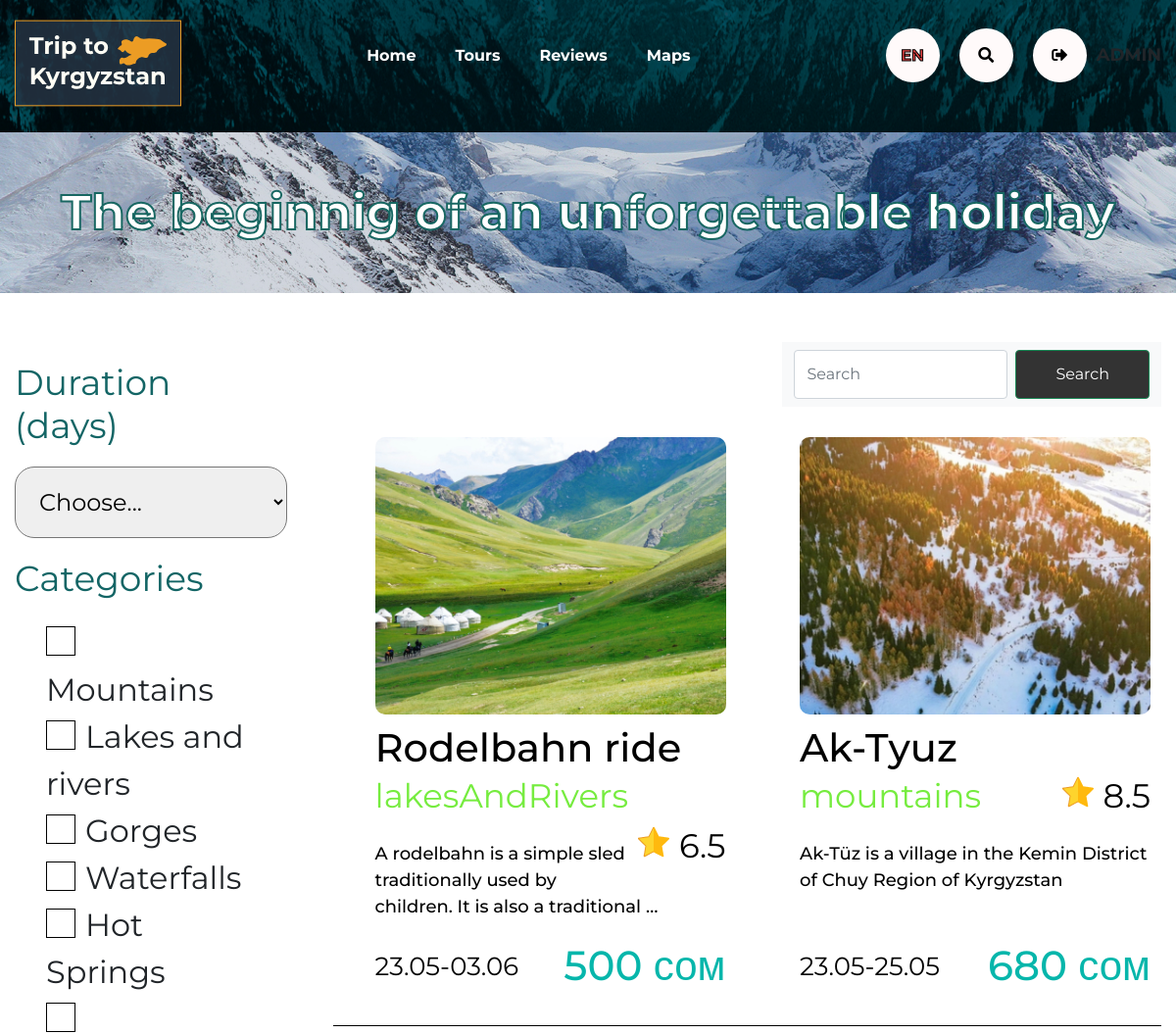
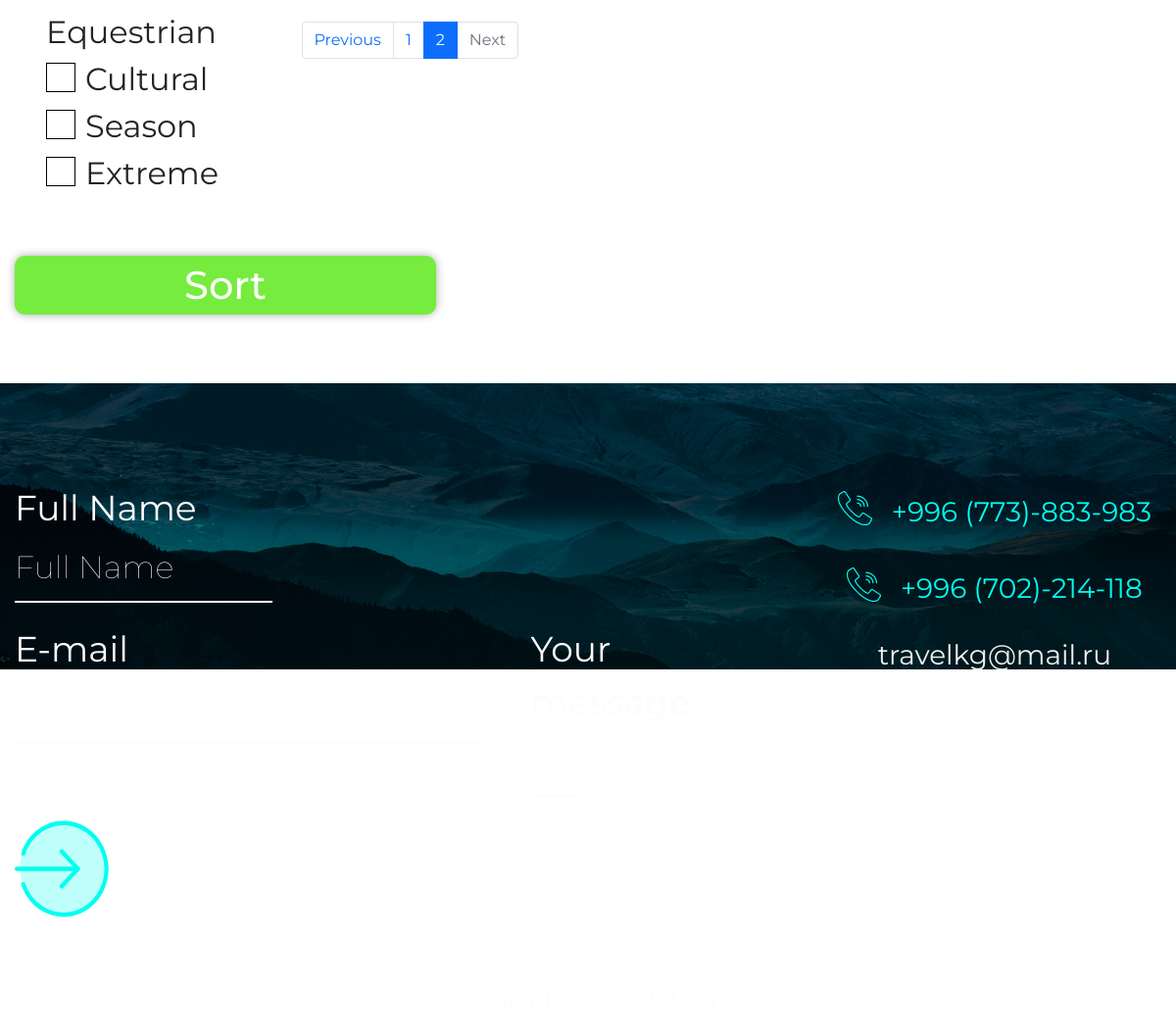
The page /tours/?page=2 (signed in) on the database its author committed (2 pictures, top to bottom).
### blog/models.py (models this page shows, shortened)
class Tours(models.Model):
    title = models.CharField(max_length=40)
    body = models.TextField()
    price = models.PositiveSmallIntegerField()
    date1 = models.DateField(verbose_name='Start day', null=True, blank=True)
    date2 = models.DateField(verbose_name='End day', null=True, blank=True)
    category = models.CharField(max_length=16, choices=CATEGORY_CHOICE)
    point = models.FloatField(validators=[MinValueValidator(point_min), MaxValueValidator(point_max)])
    img = models.ImageField(upload_to='uploads/', verbose_name='image')
    date_pub = models.DateTimeField(auto_now_add=True, null=True, blank=True)
    class Meta:
        verbose_name = 'Tour'
        verbose_name_plural = 'Tours'
        ordering = ['-date_pub']

### blog/views.py (the view)
# urls.py: path('tours/', views.tours_list, name='tours_list'),
def tours_list(request):
    search_query = request.GET.get('search', '')
    if search_query:
        tours = Tours.objects.filter(Q(title__icontains=search_query) | Q(body__icontains=search_query))
    else:
        tours = Tours.objects.all()
    s_chbx = Tours.objects.all()
    paginator = Paginator(tours, 6)
    page_number = request.GET.get('page', 1)
    page = paginator.get_page(page_number)
    is_paginated = page.has_other_pages()
    if page.has_previous():
        prev_url = '?page={}'.format(page.previous_page_number())
    else:
        prev_url = ''
    if page.has_next():
        next_url = '?page={}'.format(page.next_page_number())
    else:
        next_url = ''
    context = {
        'page_object': page,
        'is_paginated': is_paginated,
        'prev_url': prev_url,
        'next_url': next_url,
        's_chbx': s_chbx,
    }
    return render(request, 'blog/tours.html', context=context)

### blog/templates/blog/tours.html (shortened to what this page needs)
{% load static %}
<!DOCTYPE html>
<html lang="ru">
<head>
    {% include 'blog/includes/links.html' %}
</head>
<body>
{% include 'blog/includes/header.html' %}
<img class="header-img" src="{% static 'blog/img/header/1.jpg' %}" alt="1"/>
<div class="tours">
    <div class="inner"><img src="{% static 'blog/img/main/tours/1.jpg' %}" alt="1"/>
        <h1 class="title">The beginnig of an unforgettable holiday</h1>
    </div>
    <div class="container">
        <div class="search-tours">
            <form class="side-bar" action="#">
                <div class="side-bar__item">
                    <h3 class="title">Duration (days)</h3>
                    <select class="tour-select-sort" id="tour-duration" name="tour-duration" placeholder="value">
                        <option value="" disabled="disabled" selected="selected">Choose...</option>
                    </select>
                </div>
                <div class="side-bar__item">
                    <h3 class="title">Categories</h3>
                    <ul class="sort-check" id="tal">
                        <li>
                            <label for="mountains">Mountains</label>
                        </li>
                        <li>
                            <label for="lakesAndRivers">Lakes and rivers</label>
                        </li>
                        <li>
                            <label for="Gorges">Gorges</label>
                        </li>
                        <li>
                            <label for="waterfalls">Waterfalls</label>
                        </li>
                        <li>
                            <label for="hotSpings">Hot Springs</label>
                        </li>
                        <li>
                            <label for="equestrian">Equestrian</label>
                        </li>
                        <li>
                            <label for="cultural">Cultural</label>
                        </li>
                        <li>
                            <label for="season">Season</label>
                        </li>
                        <li>
                            <label for="extreme">Extreme</label>
                        </li>
                    </ul>
                </div><br>
            <button class="btn show-more">Sort</button>
            </form>
            <div class="tour-data">
                <div class="sorting">
                    <nav class="navbar navbar-expand-lg navbar-light bg-light">
                        <div class="container-fluid">
                            <form class="d-flex" action="{% url 'tours_list' %}">
                                <input class="form-control me-2" type="search" placeholder="Search" aria-label="Search"
                                       name="search">
                                <button class="btn btn-outline-success" type="submit">Search</button>
                            </form>
                        </div>
                    </nav>
                </div>
                <ol class="list-tour">
                    <li>
                        <ul class="tours-content">
                            {% for el in page_object.object_list %}
                            <li><a href=""> <img class="tours-content__img"
                                                  src="{{ el.img.url }}" alt=""/>
                                <h3 class="title">{{el.title}}</h3>
                                <p class="tours-content__lvl"><span
                                        class="lvl-name cat-color">{{el.category}}</span><span
                                        class="stars"> <span class="stars__icon"></span><span
                                        class="stars__point">{{el.point}}</span></span></p>
                                <p class="subtitle">{{el.body|truncatewords:15}}</p>
                                <p><span
                                        class="tour-date">{{el.date1 | date:"d.m" }}-{{el.date2 | date:"d.m"}}</span><span
                                        class="tour-price">{{el.price}} сом</span></p></a>
                            </li>
                            {% endfor %}
                        </ul>
                    </li>
                </ol>
                {% if is_paginated %}
                <nav aria-label="...">
                    <ul class="pagination">
                        <li class="page-item {% if not prev_url %} disabled {% endif %}">
                            <a class="page-link" href="{{ prev_url }}" tabindex="-1" aria-disabled="true">Previous</a>
                        </li>
                        {% for n in page_object.paginator.page_range %}
                        {% if page_object.number == n %}
                        <li class="page-item active" aria-current="page">
                            <a class="page-link" href="?page={{n}}">{{n}}</a>
                        </li>
                        {% elif n > page_object.number|add:-3 and n < page_object.number|add:3 %}
                        <li class="page-item">
                            <a class="page-link" href="?page={{n}}">{{n}}</a></li>
                        {% endif %}
                        {% endfor %}
                        <li class="page-item {% if not next_url %} disabled {% endif %}">
                            <a class="page-link" href="{{ next_url }}" tabindex="-1" aria-disabled="true">Next</a>
                        </li>
                    </ul>
                </nav>
                {% endif %}
            </div>
        </div>
    </div>
</div>
{% include 'blog/includes/footer.html' %}
</body>
</html>

### blog/templates/blog/includes/header.html
<header>
    <div class="header">
        <div class="container">
            <nav class="header__nav">
                <div class="header__logo"><a href="/"> <img src="../static/blog/img/header/logo.svg" alt="logo"/></a>
                </div>
                <ul class="header__menu">
                    <li><a href="{% url 'home_page' %}">home</a></li>
                    <li><a href="{% url 'tours_list' %}">tours</a></li>
                    <li><a href="{% url 'reviews_list' %}">reviews</a></li>
                    <li><a href="#">maps</a></li>
                </ul>
                <ul class="header__use-link">
                    <li><a href="">EN</a></li>
                    <li><a href="{% url 'tours_list' %}" id="search"> <i class="fas fa-search"></i></a></li>
                    {% if request.user.is_authenticated %}
                    <li><a href="{% url 'logout_page' %}" id="auth"><i class="fas fa-sign-out-alt"></i></a></li>
                    <spam class="auth-user">{{request.user}}</spam>
                    {% else %}
                    <li><a href="{% url 'login_page' %}" id="auth"><i class="fas fa-user-alt"></i></a></li>
                    {% endif %}
                </ul>
            </nav>
        </div>
    </div>
</header>

### blog/static/blog/css/style.css (style rules this page uses)
* { padding:0;margin:0;box-sizing:border-box }
body { font-family:"Montserrat",sans-serif;font-weight:normal }
.container { max-width:1680px;width:100%;padding:0 15px;margin:0 auto }
a { text-decoration:none;color:#000 }
img { width:100%;max-width:100%;display:block }
.header-img { height:135px }
.btn { display:inline-flex;height:50px;padding:0 40px;align-items:center;justify-content:center;cursor:pointer;outline:none!important;transition:0.3s;background-color:#333;color:#fff }
header { position:relative }
header .header { position:absolute;top:0;width:100%;font-size:16px;font-weight:bold;z-index:10;padding:20px 0 }
header .header__nav,header .header ul { display:flex;align-items:center }
header .header ul { list-style:none }
header .header ul li { margin:0 10px }
header .header__nav { justify-content:space-between }
header .header__menu { text-transform:capitalize }
header .header__menu a { position:relative;padding:10px;color:#fff }
header .header__menu a:before { content:"";position:absolute;top:100%;left:0;width:0;height:3px;background-color:#dff019;transition:0.3s }
header .header__use-link a { display:block;width:55px;height:55px;line-height:55px;padding:0;border-radius:50%;text-align:center;background-color:#fffafa }
header .header__use-link li:first-child a { color:#e74343;-webkit-text-stroke:1px #000 }
.tours { padding-bottom:50px }
.tours .inner { position:relative }
.tours .inner h1.title { display:inline;width:100%;margin:0;position:absolute;top:50%;transform:translate(0%,-50%);color:#fff;-webkit-text-stroke:#186762 2px;font-size:50px;font-weight:bold;text-align:center }
.tours .search-tours { display:flex;justify-content:space-between;padding-top:50px }
.tours .search-tours .tour-select-sort { font-family:inherit;padding:20px;font-size:24px;border-radius:20px;outline:0 }
.tours .search-tours .side-bar { max-width:20%;width:100% }
.tours .search-tours .side-bar__item h3.title { font-size:36px;color:#136565;font-weight:normal;margin:20px 0 }
.tours .search-tours .side-bar .sort-check { list-style:none }
.tours .search-tours .side-bar .sort-check label { font-size:32px;-webkit-user-select:none;user-select:none;cursor:pointer;vertical-align:middle }
.tours .search-tours .side-bar .sort-check label:before { content:"";display:inline-block;width:30px;height:30px;border:1px solid #000;vertical-align:middle;margin-right:10px;margin-bottom:10px }
.tours .tour-data { max-width:75%;width:100% }
.tours .tour-data ol { list-style:none }
.tours .tour-data .sorting { display:block;float:right;margin-bottom:20px;cursor:pointer }
.tours .tours-content { display:flex;justify-content:space-between;flex-wrap:wrap;width:100%;list-style:none;border-bottom:1px #000 solid;margin-bottom:30px;padding-bottom:10px }
.tours .tours-content li { max-width:380px;width:100% }
.tours .tours-content li a { display:block;padding:10px 10px 0 10px;border:1px solid transparent;border-radius:50%;transition:0.5s }
.tours .tours-content__img { width:100%;border-radius:10px }
.tours .tours-content .title { font-size:40px;font-weight:500;margin:10px 0 0 }
.tours .tours-content__lvl { font-size:34px;margin-bottom:20px }
.tours .tours-content .lvl-name.cat-color { color:#76ec3f }
.tours .tours-content .stars { float:right }
.tours .tours-content .stars__icon { display:inline-block;margin:0 10px;width:32px;height:32px;background-image:url("../img/main/tours/icons/star.png") }
.tours .tours-content .subtitle { font-size:18px;font-weight:500;height:80px }
.tours .tours-content .tour-date { font-size:26px;color:#000;line-height:2.5 }
.tours .tours-content .tour-price { font-size:42px;color:#06b6ab;float:right;font-weight:500 }
.tours .show-more { display:block;color:#fff;background:#76ec3f;font-size:40px;font-weight:500;margin:20px auto;border:0;width:430px;height:60px;border-radius:10px;box-shadow:0 0 10px #0005 }
.auth-user { font-size: 18px; text-transform: uppercase; }

### rows shown on the page
Tours: img (picture), title "Rodelbahn ride", category "lakesAndRivers", point "6.5", body "A rodelbahn is a simple sled traditionally used by children. It is also a traditional …", date1 "23.05", date2 "03.06", price "500"
Tours: img (picture), title "Ak-Tyuz", category "mountains", point "8.5", body "Ak-Tüz is a village in the Kemin District of Chuy Region of Kyrgyzstan", date1 "23.05", date2 "25.05", price "680"

### other values the page prints
{{ request.user }} "ADMIN"
{{ n }} "1"
{{ n }} "2"
